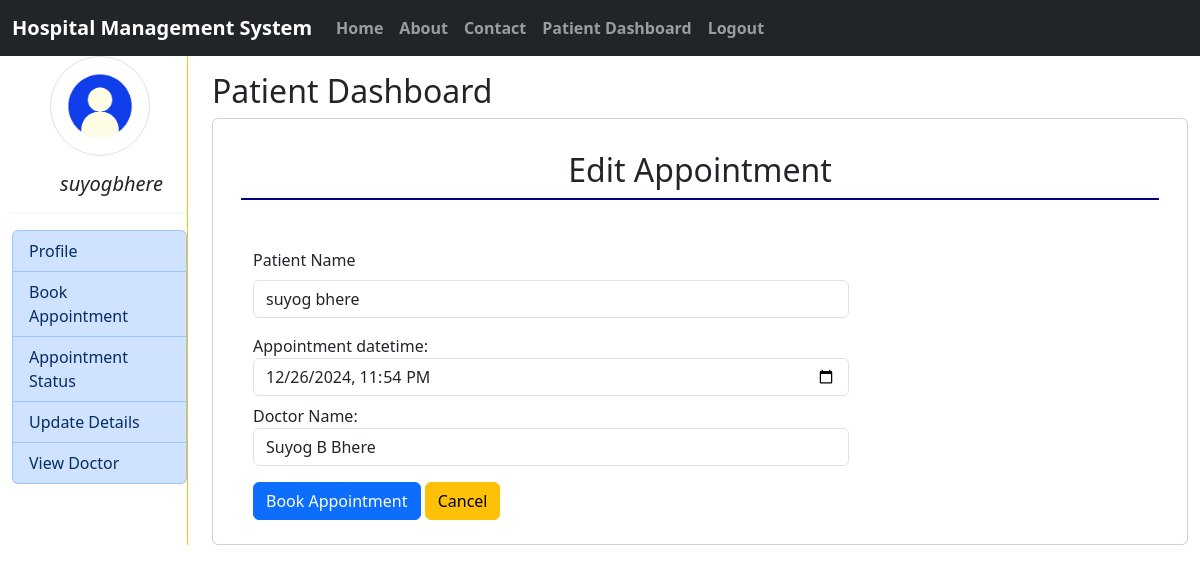
Page /hms_patient/Edit_Appointment/1/ (signed in) on the committed database.
### hms/models.py (models this page shows, shortened)
class User(AbstractBaseUser,PermissionsMixin):
    first_name= models.CharField(max_length=250)
    last_name= models.CharField(max_length=250)
    email= models.EmailField(unique=True)
    mobile= models.CharField(max_length=10)
    is_active=models.BooleanField(default=True)
    is_staff=models.BooleanField(default=False)
    is_patient=models.BooleanField(default=False)
    is_doctor=models.BooleanField(default=False)
    gender = models.CharField(choices=Gender_choice,max_length=100)
    USERNAME_FIELD = 'email'
    REQUIRED_FIELDS = ['mobile']
    object = CustomUserManager()

class Appointment(models.Model):
    Appointment_ID = models.AutoField(primary_key=True)
    Appointment_datetime = models.DateTimeField()
    Status = models.CharField(choices=Appointment_status, max_length=255,default='PENDING')
    P_ID = models.ForeignKey(Patient, on_delete=models.CASCADE)
    D_ID = models.ForeignKey(Doctor, on_delete=models.CASCADE)

class Doctor(models.Model):
    user = models.OneToOneField(User, on_delete=models.CASCADE)
    D_ID = models.AutoField(primary_key=True)
    Department = models.ForeignKey(Department,on_delete=models.CASCADE,null=True)

### hms_patient/views.py (the view)
# urls.py: path('Edit_Appointment/<int:id>/', views.Edit_Appointment,name='Edit_Appointment'),
def Edit_Appointment(request,id):
    if not hasattr(request.user, 'patient'):
        return HttpResponseForbidden("You are not authorized to view this page.")
    if request.method == 'POST':
        pi = Appointment.objects.get(pk=id)
        appointment = AppointmentForm(request.POST, instance=pi)
        if appointment.is_valid():
            appointment = appointment.save(commit=False)
            patient = get_object_or_404(Patient, user=request.user)
            appointment.P_ID = patient
            appointment.Status = 'Pending'  # Ensure the status is set to 'Pending'
            appointment.save()
            messages.success(request,'Appointment edit successfully!!')
            return HttpResponseRedirect('/hms_patient/My_Appointment/')
    else:
        pi = Appointment.objects.get(pk=id)
        appointment = AppointmentForm(instance=pi)
    return render(request, 'hms_patient/edit_appointment.html',locals())

### hms_patient/forms.py (shortened to what this page needs)
class AppointmentForm(forms.ModelForm):
    class Meta:
        model = Appointment
        fields = ["Appointment_datetime","D_ID"]
        labels = {
            'D_ID':'Doctor Name'
        }
        widgets={
            'Appointment_datetime': DateTimeInput(attrs={'class':'form-control'}),
            'D_ID': forms.Select(attrs={'class':'form-control'}),
        }
    def __init__(self, *args, **kwargs):
        super(AppointmentForm, self).__init__(*args, **kwargs)
        self.fields['D_ID'].queryset = Doctor.objects.all()
        self.fields['D_ID'].label_from_instance = lambda obj: f"{obj.user.first_name}{' '}{obj.user.last_name}"

### hms_patient/templates/hms_patient/edit_appointment.html (shortened to what this page needs)
{% extends 'hms_patient/patient_index.html' %}
{% load static %}
{% block patient  %}
<div>
    <h2>Patient Dashboard</h2>
    <div class="container card">
        <div class="card-body my-2 ">
            {% block PatientHeading %}
            <h2 class="p-2 text-center" style="border-bottom: 2px solid navy;">Edit Appointment</h2>
            {% endblock PatientHeading %}
        <div class="container mt-5">
            <div class="col-sm-8 ">
                <form action="" method="POST" novalidate>
                    <label for="patientName" class="form-label">Patient Name</label>
                    <p class="form-control">{{ request.user.first_name}} {{request.user.last_name}}</p>
                    {% for app in appointment %}
                    <div class="mt-2">
                        {{app.label_tag}} {{app}}
                    </div>
                    {% endfor %}
                    <div class="mt-3">
                        <input type="submit" value="Book Appointment" class="btn btn-primary">
                        <input type="reset" value="Cancel" class="btn btn-warning">
                    </div>
                </form>
            </div>
        </div>
        </div>
    </div>
</div>
{% endblock patient %}

### hms_patient/templates/hms_patient/patient_sidebar.html (shortened to what this page needs)
{% load static %}
<div class="border-end border-warning h-100">
    <center> <img src="{% static 'hms/images/patient_logo.jpg' %}" alt="wallpaper" width="100" class="img-thumbnail rounded-circle"></center>
    <h5 class="ps-5 mt-3"><em>{{request.user.first_name|lower}}{{request.user.last_name|lower}}</em></h5>
    <hr class="border">
    <div class="list-group">
        <a href="{% url 'Patient_Profile' %}" class="list-group-item list-group-item-primary list-group-item-action  {% if request.path == '/hms_patient/Patient_Profile/' %} active {% endif %} ">Profile</a>
        <a href="{% url 'Book_Appointment' %}" class="list-group-item list-group-item-primary list-group-item-action {% if request.path == '/hms_patient/Book_Appointment/' %} active {% endif %} ">Book Appointment</a>
        <a href="{% url 'Patient_My_Appointment' %}" class="list-group-item list-group-item-primary list-group-item-action {% if request.path == '/hms_patient/My_Appointment/' %} active {% endif %}">Appointment Status</a>
        <a href="{% url 'edit_patient_profile' %}" class="list-group-item list-group-item-primary list-group-item-action {% if request.path == '/hms_patient/edit_profile/' %} active {% endif %} ">Update Details</a>
        <a href="{% url 'Doctor_List' %}" class="list-group-item list-group-item-primary list-group-item-action {% if request.path == '/hms_patient/Doctor_List/' %} active {% endif %} ">View Doctor</a>
    </div>
</div>

### rows in the picture
User: user.first_name "suyog", user.last_name "bhere"
Appointment: appointment "12/26/2024 23:54"
Doctor: appointment "Suyog B Bhere"

### other values in the picture
{{ app.label_tag }} "Appointment datetime:" "Doctor Name:"
